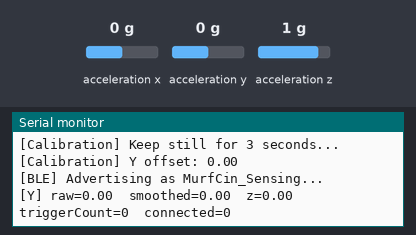
Recording of a program running on a simulated Seeed XIAO ESP32-C3. Shown: the last lines printed to the serial monitor. Inputs (shaded band) come from the test bench; at power-on: acceleration y 0 g, acceleration x 0 g, acceleration z 1 g. Nothing arrives over Bluetooth unless stated; a phone connects over Bluetooth LE 3 s after start.

Above: at 6.4 s.
6.5 s: acceleration y set to -1.4 g
At 7.0 s:
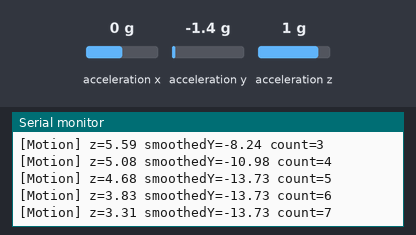
8.0 s: acceleration y set to -0.8 g
At 8.36 s:
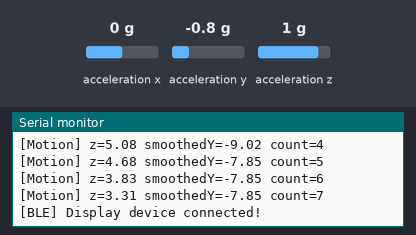
9.7 s: acceleration y set to 0 g
At 10.4 s:
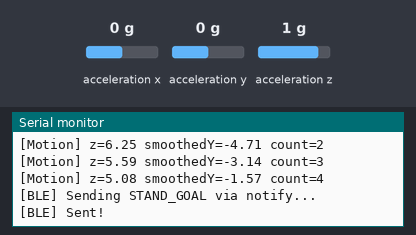
Timing chart, 0 to 12.7 s (numbered marks = the images above; inputs shaded):
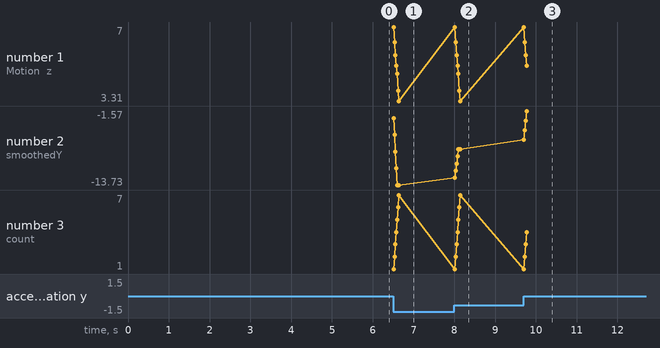

Measured:
- after the input at 6.5 s, the serial monitor: prints a new line at once (image 1)
- after the input at 8.0 s, the serial monitor: prints a new line at once (image 2)
- after the input at 9.7 s, the serial monitor: prints a new line at once (image 3)
- plotted number 2: -13.73 → -7.85 after the input at 8.0 s, -7.85 → -1.57 after the input at 9.7 s

The program:

main.cpp
```cpp
#include <Arduino.h>
#include <Wire.h>
#include <Adafruit_Sensor.h>
#include <Adafruit_ADXL345_U.h>
#include <BLEDevice.h>
#include <BLEServer.h>
#include <BLEUtils.h>
#include <BLE2902.h>
#include <math.h>

#define SDA_PIN 6
#define SCL_PIN 7

#define SERVICE_UUID        "c5878e5f-86f5-4949-8569-d3a541ea920a"
#define CHARACTERISTIC_UUID "71450645-7a45-491f-878c-2485e3f48d15"

Adafruit_ADXL345_Unified accel = Adafruit_ADXL345_Unified(12345);
float yOffset = 0.0;
const int CALIB_SAMPLES = 200;

// ── DSP 1: Moving Average Filter ──────────────────────────
const int MA_WINDOW = 5;
float maBuffer[MA_WINDOW] = {0};
int   maIndex = 0;
bool  maFull  = false;

float movingAverage(float newVal) {
  maBuffer[maIndex] = newVal;
  maIndex = (maIndex + 1) % MA_WINDOW;
  if (maIndex == 0) maFull = true;
  int count = maFull ? MA_WINDOW : maIndex;
  float sum = 0;
  for (int i = 0; i < count; i++) sum += maBuffer[i];
  return sum / count;
}

// ── DSP 2: Z-score Anomaly Detection ─────────────────────
const int   ZSCORE_WINDOW   = 50;
const float Z_THRESHOLD     = 3.0;
const float MIN_DELTA       = 1.5;  // m/s², minimum actual movement
const int   CONFIRM_SAMPLES = 3;

float zBuffer[ZSCORE_WINDOW] = {0};
int   zIndex = 0;
bool  zFull  = false;

float computeZScore(float newVal) {
  zBuffer[zIndex] = newVal;
  zIndex = (zIndex + 1) % ZSCORE_WINDOW;
  if (zIndex == 0) zFull = true;

  // Don't compute until buffer is fully warmed up
  if (!zFull) return 0.0;

  float sum = 0;
  for (int i = 0; i < ZSCORE_WINDOW; i++) sum += zBuffer[i];
  float mean = sum / ZSCORE_WINDOW;

  float variance = 0;
  for (int i = 0; i < ZSCORE_WINDOW; i++) {
    float diff = zBuffer[i] - mean;
    variance += diff * diff;
  }
  float stdDev = sqrt(variance / ZSCORE_WINDOW);

  if (stdDev < 0.1) return 0.0;
  return abs(newVal - mean) / stdDev;
}

// ── Stand detection state ─────────────────────────────────
int  triggerCount = 0;
bool goalSent     = false;

// ── BLE ───────────────────────────────────────────────────
BLEServer*         pServer         = NULL;
BLECharacteristic* pCharacteristic = NULL;
bool deviceConnected    = false;
bool oldDeviceConnected = false;

class MyServerCallbacks : public BLEServerCallbacks {
  void onConnect(BLEServer* pServer) {
    deviceConnected = true;
    Serial.println("[BLE] Display device connected!");
  }
  void onDisconnect(BLEServer* pServer) {
    deviceConnected = false;
    Serial.println("[BLE] Display device disconnected");
  }
};

void calibrateY() {
  Serial.println("[Calibration] Keep still for 3 seconds...");
  delay(3000);
  double sum = 0.0;
  for (int i = 0; i < CALIB_SAMPLES; i++) {
    sensors_event_t event;
    accel.getEvent(&event);
    sum += event.acceleration.y;
    delay(10);
  }
  yOffset = sum / CALIB_SAMPLES;
  Serial.print("[Calibration] Y offset: ");
  Serial.println(yOffset);
}

void setup() {
  Serial.begin(115200);
  Serial.println("=== Sensing Device (Server) Starting ===");

  Wire.begin(SDA_PIN, SCL_PIN);
  if (!accel.begin()) {
    Serial.println("[ERROR] ADXL345 not found!");
    while (1);
  }
  Serial.println("[OK] ADXL345 found");
  accel.setRange(ADXL345_RANGE_2_G);
  calibrateY();

  BLEDevice::init("MurfCin_Sensing");
  pServer = BLEDevice::createServer();
  pServer->setCallbacks(new MyServerCallbacks());

  BLEService* pService = pServer->createService(SERVICE_UUID);
  pCharacteristic = pService->createCharacteristic(
    CHARACTERISTIC_UUID,
    BLECharacteristic::PROPERTY_READ |
    BLECharacteristic::PROPERTY_WRITE |
    BLECharacteristic::PROPERTY_NOTIFY
  );
  pCharacteristic->addDescriptor(new BLE2902());
  pCharacteristic->setValue("Waiting...");
  pService->start();

  BLEAdvertising* pAdvertising = BLEDevice::getAdvertising();
  pAdvertising->addServiceUUID(SERVICE_UUID);
  pAdvertising->setScanResponse(true);
  pAdvertising->setMinPreferred(0x06);
  pAdvertising->setMinPreferred(0x12);
  BLEDevice::startAdvertising();

  Serial.println("[BLE] Advertising as MurfCin_Sensing...");
}

void loop() {

  sensors_event_t event;
  accel.getEvent(&event);
  float rawY = event.acceleration.y - yOffset;

  // DSP Step 1: smooth the signal
  float smoothedY = movingAverage(rawY);

  // DSP Step 2: z-score anomaly detection
  float zScore = computeZScore(smoothedY);

  static int printCounter = 0;
  if (++printCounter >= 50) {
    Serial.print("[Y] raw=");
    Serial.print(rawY, 2);
    Serial.print("  smoothed=");
    Serial.print(smoothedY, 2);
    Serial.print("  z=");
    Serial.print(zScore, 2);
    Serial.print("  triggerCount=");
    Serial.print(triggerCount);
    Serial.print("  connected=");
    Serial.println(deviceConnected);
    printCounter = 0;
  }

  // Both z-score AND minimum movement must be satisfied
  if (zScore > Z_THRESHOLD && abs(smoothedY) > MIN_DELTA) {
    triggerCount++;
    goalSent = false;
    Serial.print("[Motion] z=");
    Serial.print(zScore, 2);
    Serial.print(" smoothedY=");
    Serial.print(smoothedY, 2);
    Serial.print(" count=");
    Serial.println(triggerCount);
  } else {
    if (triggerCount >= CONFIRM_SAMPLES && !goalSent && deviceConnected) {
      Serial.println("[BLE] Sending STAND_GOAL via notify...");
      pCharacteristic->setValue("STAND_GOAL");
      pCharacteristic->notify();
      goalSent = true;
      Serial.println("[BLE] Sent!");
    }
    triggerCount = 0;
  }

  if (!deviceConnected && oldDeviceConnected) {
    delay(500);
    pServer->startAdvertising();
    Serial.println("[BLE] Restarting advertising...");
    oldDeviceConnected = deviceConnected;
  }
  if (deviceConnected && !oldDeviceConnected) {
    oldDeviceConnected = deviceConnected;
  }

  delay(20);
}
```
